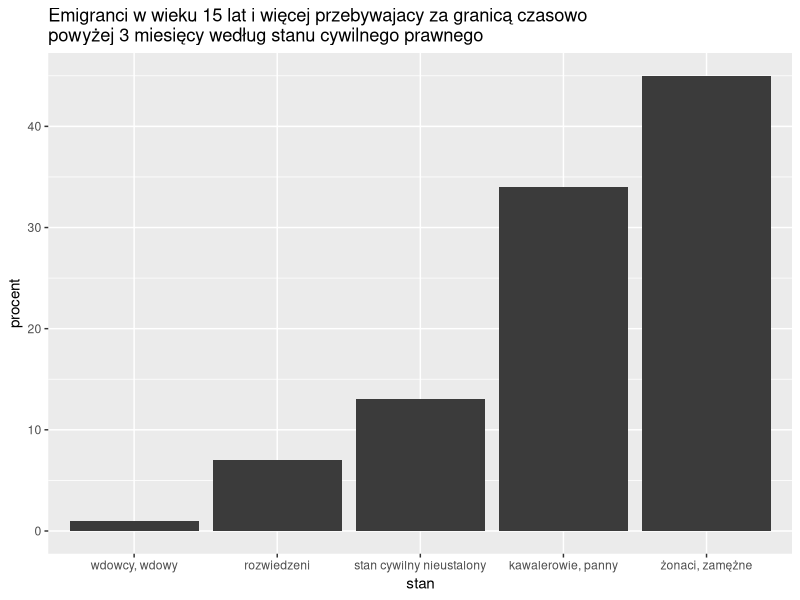

Recreate this plot in R.
## ---- chunk 1
knitr::opts_chunk$set(echo = TRUE)
library(ggplot2)
## ---- chunk 2
data <- data.frame(stan = c("stan cywilny nieustalony", "kawalerowie, panny", "żonaci, zamężne", "wdowcy, wdowy", "rozwiedzeni"), procent = c(13, 34, 45, 1, 7))
data$stan <- factor(data$stan, levels = data$stan[order(data$procent)])

## ---- chunk 3
ggplot(data, aes(x= stan, y=procent) ) + geom_bar(stat= "identity", fill = "gray23") + theme_gray() + ggtitle("Emigranci w wieku 15 lat i więcej przebywajacy za granicą czasowo \npowyżej 3 miesięcy według stanu cywilnego prawnego")
